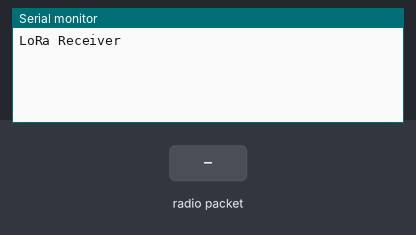
Bench run of a sketch on a simulated Arduino Uno, built with avr-gcc and run on an emulated ATmega328P. Parts: the last lines printed to the serial monitor. Inputs (shaded band) come from the test bench. No radio packets arrive unless stated.

Above: at 1.2 s.
1.3 s: radio packet "c" arrives
At 1.9 s:
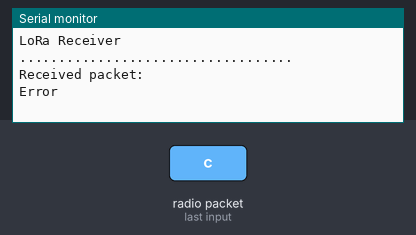
2.8 s: radio packet "1" arrives
At 4.3 s:
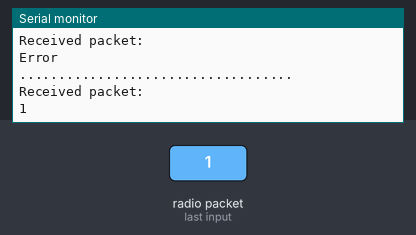

The sketch:

receiver.ino
```cpp
#include <SPI.h>
#include <LoRa.h>
//#include <ESP8266_Lib.h>
#include <BlynkSimpleShieldEsp8266.h>
#define BLYNK_TEMPLATE_ID "TMPLxtEu0oXC"
#define BLYNK_DEVICE_NAME "Smart Agriculture"
#define BLYNK_AUTH_TOKEN "OzedxYGASq9ZrRO6CyKL8t7nYMhtyTX5"
char auth[] = "OzedxYGASq9ZrRO6CyKL8t7nYMhtyTX5";

// Your WiFi credentials.
// Set password to "" for open networks.
char ssid[] = "Giangneeee";
char pass[] = "88888888";
void setup()
{
  Serial.begin(9600);
//Blynk.begin(auth, ssid, pass);
  while (!Serial);
  Serial.println("LoRa Receiver");
  if (!LoRa.begin(433E6)) { //433 MHz
    Serial.println("Starting LoRa failed!");
    while (1);
  }
}

void loop() {
  // try to parse packet
  //Serial.println("test");
 // Blynk.run();


  int packetSize = LoRa.parsePacket();
  if (packetSize)
  {
    // Nhận gói tin
    Serial.println("");
    Serial.println("...................................");
    Serial.println("Received packet: ");

    // Đọc gói tin
    while (LoRa.available()) {
      char incoming = (char)LoRa.read(); //đọc dữ liệu nhận từ Lora gán
      if (incoming == 'c')
      {
        Serial.print("Error");
      }
      else
      {
        Serial.print(incoming); // in ra Serial
      }
    }
  }
}
```

Measured:
- after the input at 1.3 s, the serial monitor: prints a new line at once (image 1)
- after the input at 2.8 s, the serial monitor: prints a new line after 0.06 s (image 2)
